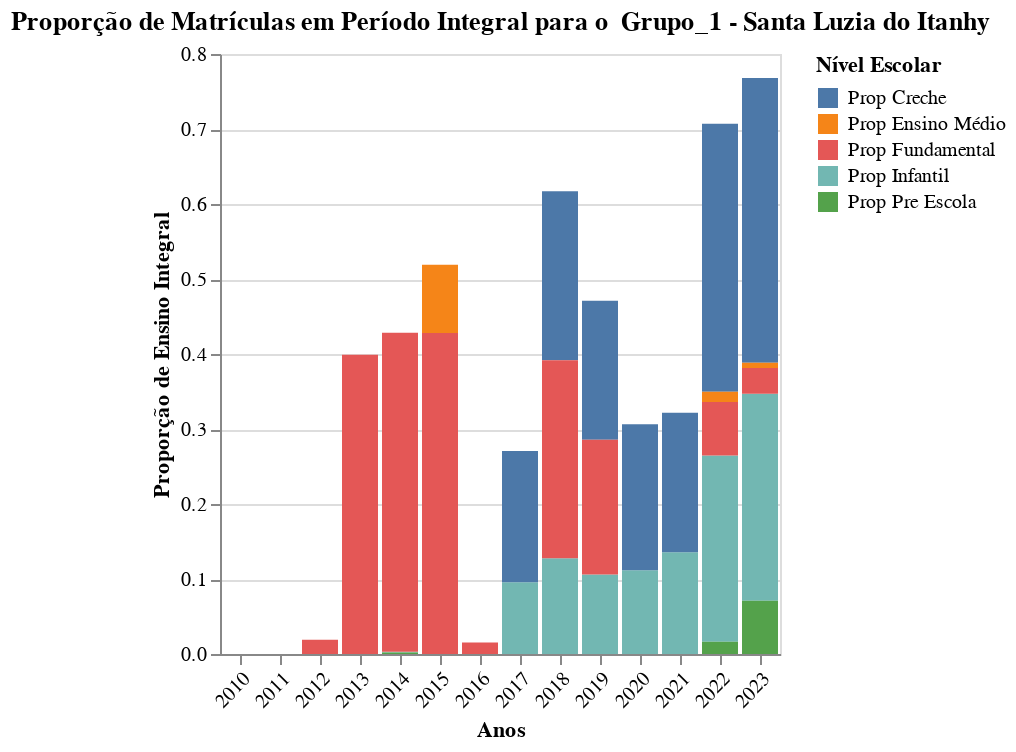
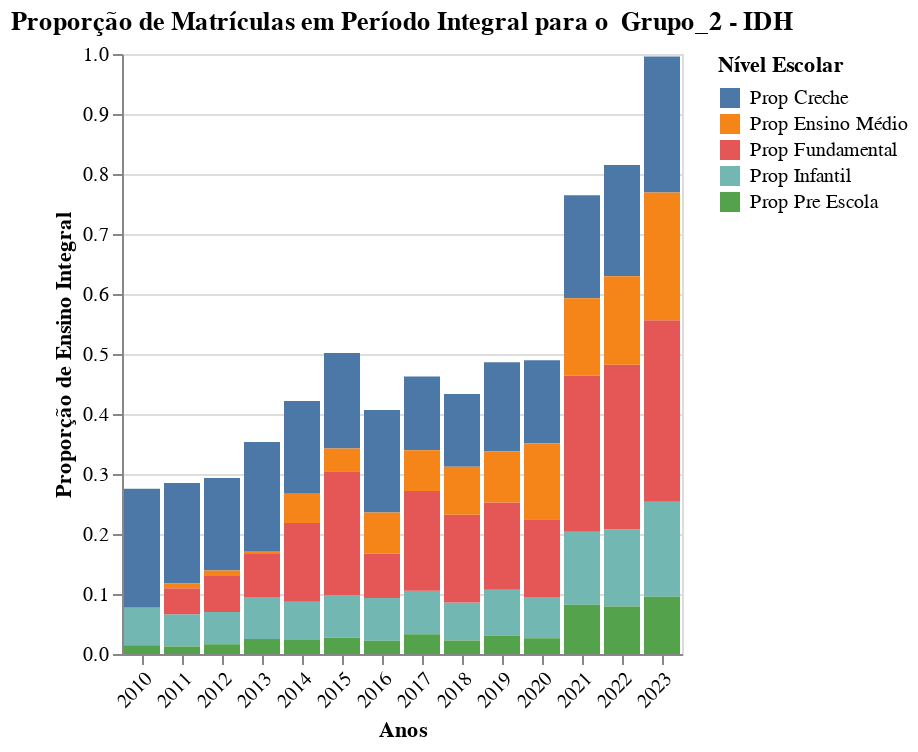

Notebook source saved alongside these figures, in order:
### Code cell
# Filter columns starting with 'Prop', the `ano` column, and include the index levels
df_prop_group = df.filter(regex='Prop|^ano').reset_index() 

# Group by `ano` and the `grupo` index level (not a column anymore), calculate mean for 'Prop' columns
df_prop_group_mean = df_prop_group.groupby(['ano', 'grupo']).mean().reset_index() 

# Melt the DataFrame to long format for plotting
df_prop_group_mean_long = df_prop_group_mean.melt(id_vars=['ano', 'grupo'], var_name='Material Type', value_name='Proportion')

# Get the unique groups from the DataFrame
unique_groups = df_prop_group_mean_long['grupo'].unique()

# Crie o dicionário de mapeamento (substitua pelos seus rótulos desejados)
label_map = {
    'Prop_QT_MAT_FUND': 'Prop Fundamental',
    'Prop_QT_MAT_INF': 'Prop Infantil',
    'Prop_QT_MAT_INF_CRE': 'Prop Creche',
    'Prop_QT_MAT_INF_PRE': 'Prop Pre Escola',
    'Prop_QT_MAT_MED': 'Prop Ensino Médio',
}

for group in unique_groups:
    group_data = df_prop_group_mean_long[df_prop_group_mean_long['grupo'] == group]

    # Crie a nova coluna com os rótulos personalizados
    group_data['Nível Escolar'] = group_data['Material Type'].map(label_map)

    chart = alt.Chart(group_data).mark_bar().encode(
        x=alt.X('ano:O', axis=alt.Axis(title='Anos', labelAngle=-45)),
        y=alt.Y('Proportion:Q', axis=alt.Axis(title='Proporção de Ensino Integral')),
        color=alt.Color('Nível Escolar:N', legend=alt.Legend(title="Nível Escolar")),  # Use a nova coluna e título personalizado
        tooltip=['ano', 'Nível Escolar', 'Proportion']  
    ).properties(
        title=f'Proporção de Matrículas em Período Integral para o  {group}' 
    )
        
    chart.show()

### Figure 1 — Vega-Lite specification as saved in the notebook (floating-point values rounded to 4 significant figures)
{"config": {"view": {"continuousWidth": 300, "continuousHeight": 300}}, "data": {"name": "data-f9665a6dbc9a3e0d4f7252402489ca92"}, "mark": {"type": "bar"}, "encoding": {"color": {"field": "Nível Escolar", "legend": {"title": "Nível Escolar"}, "type": "nominal"}, "tooltip": [{"field": "ano", "type": "quantitative"}, {"field": "Nível Escolar", "type": "nominal"}, {"field": "Proportion", "type": "quantitative"}], "x": {"axis": {"labelAngle": -45, "title": "Anos"}, "field": "ano", "type": "ordinal"}, "y": {"axis": {"title": "Proporção de Ensino Integral"}, "field": "Proportion", "type": "quantitative"}}, "title": "Proporção de Matrículas em Período Integral para o  Grupo_1 - Santa Luzia do Itanhy", "$schema": "https://vega.github.io/schema/vega-lite/v5.17.0.json", "datasets": {"data-f9665a6dbc9a3e0d4f7252402489ca92": [{"ano": 2010, "grupo": "Grupo_1 - Santa Luzia do Itanhy", "Material Type": "Prop_QT_MAT_INF", "Proportion": 0.0, "Nível Escolar": "Prop Infantil"}, {"ano": 2011, "grupo": "Grupo_1 - Santa Luzia do Itanhy", "Material Type": "Prop_QT_MAT_INF", "Proportion": 0.0, "Nível Escolar": "Prop Infantil"}, {"ano": 2012, "grupo": "Grupo_1 - Santa Luzia do Itanhy", "Material Type": "Prop_QT_MAT_INF", "Proportion": 0.0, "Nível Escolar": "Prop Infantil"}, {"ano": 2013, "grupo": "Grupo_1 - Santa Luzia do Itanhy", "Material Type": "Prop_QT_MAT_INF", "Proportion": 0.0, "Nível Escolar": "Prop Infantil"}, {"ano": 2014, "grupo": "Grupo_1 - Santa Luzia do Itanhy", "Material Type": "Prop_QT_MAT_INF", "Proportion": 0.001073, "Nível Escolar": "Prop Infantil"}, {"ano": 2015, "grupo": "Grupo_1 - Santa Luzia do Itanhy", "Material Type": "Prop_QT_MAT_INF", "Proportion": 0.0, "Nível Escolar": "Prop Infantil"}, {"ano": 2016, "grupo": "Grupo_1 - Santa Luzia do Itanhy", "Material Type": "Prop_QT_MAT_INF", "Proportion": 0.0, "Nível Escolar": "Prop Infantil"}, {"ano": 2017, "grupo": "Grupo_1 - Santa Luzia do Itanhy", "Material Type": "Prop_QT_MAT_INF", "Proportion": 0.09556, "Nível Escolar": "Prop Infantil"}, {"ano": 2018, "grupo": "Grupo_1 - Santa Luzia do Itanhy", "Material Type": "Prop_QT_MAT_INF", "Proportion": 0.1277, "Nível Escolar": "Prop Infantil"}, {"ano": 2019, "grupo": "Grupo_1 - Santa Luzia do Itanhy", "Material Type": "Prop_QT_MAT_INF", "Proportion": 0.1059, "Nível Escolar": "Prop Infantil"}, {"ano": 2020, "grupo": "Grupo_1 - Santa Luzia do Itanhy", "Material Type": "Prop_QT_MAT_INF", "Proportion": 0.1116, "Nível Escolar": "Prop Infantil"}, {"ano": 2021, "grupo": "Grupo_1 - Santa Luzia do Itanhy", "Material Type": "Prop_QT_MAT_INF", "Proportion": 0.1357, "Nível Escolar": "Prop Infantil"}, {"ano": 2022, "grupo": "Grupo_1 - Santa Luzia do Itanhy", "Material Type": "Prop_QT_MAT_INF", "Proportion": 0.2481, "Nível Escolar": "Prop Infantil"}, {"ano": 2023, "grupo": "Grupo_1 - Santa Luzia do Itanhy", "Material Type": "Prop_QT_MAT_INF", "Proportion": 0.2759, "Nível Escolar": "Prop Infantil"}, {"ano": 2010, "grupo": "Grupo_1 - Santa Luzia do Itanhy", "Material Type": "Prop_QT_MAT_INF_CRE", "Proportion": null, "Nível Escolar": "Prop Creche"}, {"ano": 2011, "grupo": "Grupo_1 - Santa Luzia do Itanhy", "Material Type": "Prop_QT_MAT_INF_CRE", "Proportion": null, "Nível Escolar": "Prop Creche"}, {"ano": 2012, "grupo": "Grupo_1 - Santa Luzia do Itanhy", "Material Type": "Prop_QT_MAT_INF_CRE", "Proportion": 0.0, "Nível Escolar": "Prop Creche"}, {"ano": 2013, "grupo": "Grupo_1 - Santa Luzia do Itanhy", "Material Type": "Prop_QT_MAT_INF_CRE", "Proportion": 0.0, "Nível Escolar": "Prop Creche"}, {"ano": 2014, "grupo": "Grupo_1 - Santa Luzia do Itanhy", "Material Type": "Prop_QT_MAT_INF_CRE", "Proportion": 0.0, "Nível Escolar": "Prop Creche"}, {"ano": 2015, "grupo": "Grupo_1 - Santa Luzia do Itanhy", "Material Type": "Prop_QT_MAT_INF_CRE", "Proportion": 0.0, "Nível Escolar": "Prop Creche"}, {"ano": 2016, "grupo": "Grupo_1 - Santa Luzia do Itanhy", "Material Type": "Prop_QT_MAT_INF_CRE", "Proportion": 0.0, "Nível Escolar": "Prop Creche"}, {"ano": 2017, "grupo": "Grupo_1 - Santa Luzia do Itanhy", "Material Type": "Prop_QT_MAT_INF_CRE", "Proportion": 0.1752, "Nível Escolar": "Prop Creche"}, {"ano": 2018, "grupo": "Grupo_1 - Santa Luzia do Itanhy", "Material Type": "Prop_QT_MAT_INF_CRE", "Proportion": 0.2253, "Nível Escolar": "Prop Creche"}, {"ano": 2019, "grupo": "Grupo_1 - Santa Luzia do Itanhy", "Material Type": "Prop_QT_MAT_INF_CRE", "Proportion": 0.1854, "Nível Escolar": "Prop Creche"}, {"ano": 2020, "grupo": "Grupo_1 - Santa Luzia do Itanhy", "Material Type": "Prop_QT_MAT_INF_CRE", "Proportion": 0.1947, "Nível Escolar": "Prop Creche"}, {"ano": 2021, "grupo": "Grupo_1 - Santa Luzia do Itanhy", "Material Type": "Prop_QT_MAT_INF_CRE", "Proportion": 0.186, "Nível Escolar": "Prop Creche"}, {"ano": 2022, "grupo": "Grupo_1 - Santa Luzia do Itanhy", "Material Type": "Prop_QT_MAT_INF_CRE", "Proportion": 0.3574, "Nível Escolar": "Prop Creche"}, {"ano": 2023, "grupo": "Grupo_1 - Santa Luzia do Itanhy", "Material Type": "Prop_QT_MAT_INF_CRE", "Proportion": 0.3798, "Nível Escolar": "Prop Creche"}, {"ano": 2010, "grupo": "Grupo_1 - Santa Luzia do Itanhy", "Material Type": "Prop_QT_MAT_INF_PRE", "Proportion": 0.0, "Nível Escolar": "Prop Pre Escola"}, {"ano": 2011, "grupo": "Grupo_1 - Santa Luzia do Itanhy", "Material Type": "Prop_QT_MAT_INF_PRE", "Proportion": 0.0, "Nível Escolar": "Prop Pre Escola"}, {"ano": 2012, "grupo": "Grupo_1 - Santa Luzia do Itanhy", "Material Type": "Prop_QT_MAT_INF_PRE", "Proportion": 0.0, "Nível Escolar": "Prop Pre Escola"}, {"ano": 2013, "grupo": "Grupo_1 - Santa Luzia do Itanhy", "Material Type": "Prop_QT_MAT_INF_PRE", "Proportion": 0.0, "Nível Escolar": "Prop Pre Escola"}, {"ano": 2014, "grupo": "Grupo_1 - Santa Luzia do Itanhy", "Material Type": "Prop_QT_MAT_INF_PRE", "Proportion": 0.001984, "Nível Escolar": "Prop Pre Escola"}, {"ano": 2015, "grupo": "Grupo_1 - Santa Luzia do Itanhy", "Material Type": "Prop_QT_MAT_INF_PRE", "Proportion": 0.0, "Nível Escolar": "Prop Pre Escola"}, {"ano": 2016, "grupo": "Grupo_1 - Santa Luzia do Itanhy", "Material Type": "Prop_QT_MAT_INF_PRE", "Proportion": 0.0, "Nível Escolar": "Prop Pre Escola"}, {"ano": 2017, "grupo": "Grupo_1 - Santa Luzia do Itanhy", "Material Type": "Prop_QT_MAT_INF_PRE", "Proportion": 0.0, "Nível Escolar": "Prop Pre Escola"}, {"ano": 2018, "grupo": "Grupo_1 - Santa Luzia do Itanhy", "Material Type": "Prop_QT_MAT_INF_PRE", "Proportion": 0.0, "Nível Escolar": "Prop Pre Escola"}, {"ano": 2019, "grupo": "Grupo_1 - Santa Luzia do Itanhy", "Material Type": "Prop_QT_MAT_INF_PRE", "Proportion": 0.0, "Nível Escolar": "Prop Pre Escola"}, {"ano": 2020, "grupo": "Grupo_1 - Santa Luzia do Itanhy", "Material Type": "Prop_QT_MAT_INF_PRE", "Proportion": 0.0, "Nível Escolar": "Prop Pre Escola"}, {"ano": 2021, "grupo": "Grupo_1 - Santa Luzia do Itanhy", "Material Type": "Prop_QT_MAT_INF_PRE", "Proportion": 0.0, "Nível Escolar": "Prop Pre Escola"}, {"ano": 2022, "grupo": "Grupo_1 - Santa Luzia do Itanhy", "Material Type": "Prop_QT_MAT_INF_PRE", "Proportion": 0.01647, "Nível Escolar": "Prop Pre Escola"}, {"ano": 2023, "grupo": "Grupo_1 - Santa Luzia do Itanhy", "Material Type": "Prop_QT_MAT_INF_PRE", "Proportion": 0.07095, "Nível Escolar": "Prop Pre Escola"}, {"ano": 2010, "grupo": "Grupo_1 - Santa Luzia do Itanhy", "Material Type": "Prop_QT_MAT_FUND", "Proportion": 0.0, "Nível Escolar": "Prop Fundamental"}, {"ano": 2011, "grupo": "Grupo_1 - Santa Luzia do Itanhy", "Material Type": "Prop_QT_MAT_FUND", "Proportion": 0.0, "Nível Escolar": "Prop Fundamental"}, {"ano": 2012, "grupo": "Grupo_1 - Santa Luzia do Itanhy", "Material Type": "Prop_QT_MAT_FUND", "Proportion": 0.01886, "Nível Escolar": "Prop Fundamental"}, {"ano": 2013, "grupo": "Grupo_1 - Santa Luzia do Itanhy", "Material Type": "Prop_QT_MAT_FUND", "Proportion": 0.399, "Nível Escolar": "Prop Fundamental"}, {"ano": 2014, "grupo": "Grupo_1 - Santa Luzia do Itanhy", "Material Type": "Prop_QT_MAT_FUND", "Proportion": 0.4251, "Nível Escolar": "Prop Fundamental"}, {"ano": 2015, "grupo": "Grupo_1 - Santa Luzia do Itanhy", "Material Type": "Prop_QT_MAT_FUND", "Proportion": 0.4281, "Nível Escolar": "Prop Fundamental"}, {"ano": 2016, "grupo": "Grupo_1 - Santa Luzia do Itanhy", "Material Type": "Prop_QT_MAT_FUND", "Proportion": 0.01543, "Nível Escolar": "Prop Fundamental"}, {"ano": 2017, "grupo": "Grupo_1 - Santa Luzia do Itanhy", "Material Type": "Prop_QT_MAT_FUND", "Proportion": 0.0, "Nível Escolar": "Prop Fundamental"}, {"ano": 2018, "grupo": "Grupo_1 - Santa Luzia do Itanhy", "Material Type": "Prop_QT_MAT_FUND", "Proportion": 0.2641, "Nível Escolar": "Prop Fundamental"}, {"ano": 2019, "grupo": "Grupo_1 - Santa Luzia do Itanhy", "Material Type": "Prop_QT_MAT_FUND", "Proportion": 0.1797, "Nível Escolar": "Prop Fundamental"}, {"ano": 2020, "grupo": "Grupo_1 - Santa Luzia do Itanhy", "Material Type": "Prop_QT_MAT_FUND", "Proportion": 0.0, "Nível Escolar": "Prop Fundamental"}, {"ano": 2021, "grupo": "Grupo_1 - Santa Luzia do Itanhy", "Material Type": "Prop_QT_MAT_FUND", "Proportion": 0.0, "Nível Escolar": "Prop Fundamental"}, {"ano": 2022, "grupo": "Grupo_1 - Santa Luzia do Itanhy", "Material Type": "Prop_QT_MAT_FUND", "Proportion": 0.07137, "Nível Escolar": "Prop Fundamental"}, {"ano": 2023, "grupo": "Grupo_1 - Santa Luzia do Itanhy", "Material Type": "Prop_QT_MAT_FUND", "Proportion": 0.03445, "Nível Escolar": "Prop Fundamental"}, {"ano": 2010, "grupo": "Grupo_1 - Santa Luzia do Itanhy", "Material Type": "Prop_QT_MAT_MED", "Proportion": 0.0, "Nível Escolar": "Prop Ensino Médio"}, {"ano": 2011, "grupo": "Grupo_1 - Santa Luzia do Itanhy", "Material Type": "Prop_QT_MAT_MED", "Proportion": 0.0, "Nível Escolar": "Prop Ensino Médio"}, {"ano": 2012, "grupo": "Grupo_1 - Santa Luzia do Itanhy", "Material Type": "Prop_QT_MAT_MED", "Proportion": 0.0, "Nível Escolar": "Prop Ensino Médio"}, {"ano": 2013, "grupo": "Grupo_1 - Santa Luzia do Itanhy", "Material Type": "Prop_QT_MAT_MED", "Proportion": 0.0, "Nível Escolar": "Prop Ensino Médio"}, {"ano": 2014, "grupo": "Grupo_1 - Santa Luzia do Itanhy", "Material Type": "Prop_QT_MAT_MED", "Proportion": 0.0, "Nível Escolar": "Prop Ensino Médio"}, {"ano": 2015, "grupo": "Grupo_1 - Santa Luzia do Itanhy", "Material Type": "Prop_QT_MAT_MED", "Proportion": 0.09091, "Nível Escolar": "Prop Ensino Médio"}, {"ano": 2016, "grupo": "Grupo_1 - Santa Luzia do Itanhy", "Material Type": "Prop_QT_MAT_MED", "Proportion": 0.0, "Nível Escolar": "Prop Ensino Médio"}, {"ano": 2017, "grupo": "Grupo_1 - Santa Luzia do Itanhy", "Material Type": "Prop_QT_MAT_MED", "Proportion": 0.0, "Nível Escolar": "Prop Ensino Médio"}, {"ano": 2018, "grupo": "Grupo_1 - Santa Luzia do Itanhy", "Material Type": "Prop_QT_MAT_MED", "Proportion": 0.0, "Nível Escolar": "Prop Ensino Médio"}, {"ano": 2019, "grupo": "Grupo_1 - Santa Luzia do Itanhy", "Material Type": "Prop_QT_MAT_MED", "Proportion": 0.0, "Nível Escolar": "Prop Ensino Médio"}, {"ano": 2020, "grupo": "Grupo_1 - Santa Luzia do Itanhy", "Material Type": "Prop_QT_MAT_MED", "Proportion": 0.0, "Nível Escolar": "Prop Ensino Médio"}, {"ano": 2021, "grupo": "Grupo_1 - Santa Luzia do Itanhy", "Material Type": "Prop_QT_MAT_MED", "Proportion": 0.0, "Nível Escolar": "Prop Ensino Médio"}, {"ano": 2022, "grupo": "Grupo_1 - Santa Luzia do Itanhy", "Material Type": "Prop_QT_MAT_MED", "Proportion": 0.01379, "Nível Escolar": "Prop Ensino Médio"}, {"ano": 2023, "grupo": "Grupo_1 - Santa Luzia do Itanhy", "Material Type": "Prop_QT_MAT_MED", "Proportion": 0.006897, "Nível Escolar": "Prop Ensino Médio"}]}}

### Figure 2 — Vega-Lite specification as saved in the notebook (floating-point values rounded to 4 significant figures)
{"config": {"view": {"continuousWidth": 300, "continuousHeight": 300}}, "data": {"name": "data-ac738ab0e0c768527b7a759ff3b65b14"}, "mark": {"type": "bar"}, "encoding": {"color": {"field": "Nível Escolar", "legend": {"title": "Nível Escolar"}, "type": "nominal"}, "tooltip": [{"field": "ano", "type": "quantitative"}, {"field": "Nível Escolar", "type": "nominal"}, {"field": "Proportion", "type": "quantitative"}], "x": {"axis": {"labelAngle": -45, "title": "Anos"}, "field": "ano", "type": "ordinal"}, "y": {"axis": {"title": "Proporção de Ensino Integral"}, "field": "Proportion", "type": "quantitative"}}, "title": "Proporção de Matrículas em Período Integral para o  Grupo_2 - IDH", "$schema": "https://vega.github.io/schema/vega-lite/v5.17.0.json", "datasets": {"data-ac738ab0e0c768527b7a759ff3b65b14": [{"ano": 2010, "grupo": "Grupo_2 - IDH", "Material Type": "Prop_QT_MAT_INF", "Proportion": 0.06249, "Nível Escolar": "Prop Infantil"}, {"ano": 2011, "grupo": "Grupo_2 - IDH", "Material Type": "Prop_QT_MAT_INF", "Proportion": 0.05376, "Nível Escolar": "Prop Infantil"}, {"ano": 2012, "grupo": "Grupo_2 - IDH", "Material Type": "Prop_QT_MAT_INF", "Proportion": 0.05401, "Nível Escolar": "Prop Infantil"}, {"ano": 2013, "grupo": "Grupo_2 - IDH", "Material Type": "Prop_QT_MAT_INF", "Proportion": 0.07003, "Nível Escolar": "Prop Infantil"}, {"ano": 2014, "grupo": "Grupo_2 - IDH", "Material Type": "Prop_QT_MAT_INF", "Proportion": 0.06353, "Nível Escolar": "Prop Infantil"}, {"ano": 2015, "grupo": "Grupo_2 - IDH", "Material Type": "Prop_QT_MAT_INF", "Proportion": 0.07088, "Nível Escolar": "Prop Infantil"}, {"ano": 2016, "grupo": "Grupo_2 - IDH", "Material Type": "Prop_QT_MAT_INF", "Proportion": 0.07152, "Nível Escolar": "Prop Infantil"}, {"ano": 2017, "grupo": "Grupo_2 - IDH", "Material Type": "Prop_QT_MAT_INF", "Proportion": 0.07246, "Nível Escolar": "Prop Infantil"}, {"ano": 2018, "grupo": "Grupo_2 - IDH", "Material Type": "Prop_QT_MAT_INF", "Proportion": 0.06306, "Nível Escolar": "Prop Infantil"}, {"ano": 2019, "grupo": "Grupo_2 - IDH", "Material Type": "Prop_QT_MAT_INF", "Proportion": 0.07632, "Nível Escolar": "Prop Infantil"}, {"ano": 2020, "grupo": "Grupo_2 - IDH", "Material Type": "Prop_QT_MAT_INF", "Proportion": 0.06844, "Nível Escolar": "Prop Infantil"}, {"ano": 2021, "grupo": "Grupo_2 - IDH", "Material Type": "Prop_QT_MAT_INF", "Proportion": 0.1219, "Nível Escolar": "Prop Infantil"}, {"ano": 2022, "grupo": "Grupo_2 - IDH", "Material Type": "Prop_QT_MAT_INF", "Proportion": 0.1286, "Nível Escolar": "Prop Infantil"}, {"ano": 2023, "grupo": "Grupo_2 - IDH", "Material Type": "Prop_QT_MAT_INF", "Proportion": 0.1585, "Nível Escolar": "Prop Infantil"}, {"ano": 2010, "grupo": "Grupo_2 - IDH", "Material Type": "Prop_QT_MAT_INF_CRE", "Proportion": 0.1971, "Nível Escolar": "Prop Creche"}, {"ano": 2011, "grupo": "Grupo_2 - IDH", "Material Type": "Prop_QT_MAT_INF_CRE", "Proportion": 0.1673, "Nível Escolar": "Prop Creche"}, {"ano": 2012, "grupo": "Grupo_2 - IDH", "Material Type": "Prop_QT_MAT_INF_CRE", "Proportion": 0.1541, "Nível Escolar": "Prop Creche"}, {"ano": 2013, "grupo": "Grupo_2 - IDH", "Material Type": "Prop_QT_MAT_INF_CRE", "Proportion": 0.1829, "Nível Escolar": "Prop Creche"}, {"ano": 2014, "grupo": "Grupo_2 - IDH", "Material Type": "Prop_QT_MAT_INF_CRE", "Proportion": 0.1549, "Nível Escolar": "Prop Creche"}, {"ano": 2015, "grupo": "Grupo_2 - IDH", "Material Type": "Prop_QT_MAT_INF_CRE", "Proportion": 0.1594, "Nível Escolar": "Prop Creche"}, {"ano": 2016, "grupo": "Grupo_2 - IDH", "Material Type": "Prop_QT_MAT_INF_CRE", "Proportion": 0.1708, "Nível Escolar": "Prop Creche"}, {"ano": 2017, "grupo": "Grupo_2 - IDH", "Material Type": "Prop_QT_MAT_INF_CRE", "Proportion": 0.1231, "Nível Escolar": "Prop Creche"}, {"ano": 2018, "grupo": "Grupo_2 - IDH", "Material Type": "Prop_QT_MAT_INF_CRE", "Proportion": 0.1213, "Nível Escolar": "Prop Creche"}, {"ano": 2019, "grupo": "Grupo_2 - IDH", "Material Type": "Prop_QT_MAT_INF_CRE", "Proportion": 0.1486, "Nível Escolar": "Prop Creche"}, {"ano": 2020, "grupo": "Grupo_2 - IDH", "Material Type": "Prop_QT_MAT_INF_CRE", "Proportion": 0.1383, "Nível Escolar": "Prop Creche"}, {"ano": 2021, "grupo": "Grupo_2 - IDH", "Material Type": "Prop_QT_MAT_INF_CRE", "Proportion": 0.1716, "Nível Escolar": "Prop Creche"}, {"ano": 2022, "grupo": "Grupo_2 - IDH", "Material Type": "Prop_QT_MAT_INF_CRE", "Proportion": 0.1853, "Nível Escolar": "Prop Creche"}, {"ano": 2023, "grupo": "Grupo_2 - IDH", "Material Type": "Prop_QT_MAT_INF_CRE", "Proportion": 0.2267, "Nível Escolar": "Prop Creche"}, {"ano": 2010, "grupo": "Grupo_2 - IDH", "Material Type": "Prop_QT_MAT_INF_PRE", "Proportion": 0.01449, "Nível Escolar": "Prop Pre Escola"}, {"ano": 2011, "grupo": "Grupo_2 - IDH", "Material Type": "Prop_QT_MAT_INF_PRE", "Proportion": 0.01236, "Nível Escolar": "Prop Pre Escola"}, {"ano": 2012, "grupo": "Grupo_2 - IDH", "Material Type": "Prop_QT_MAT_INF_PRE", "Proportion": 0.0161, "Nível Escolar": "Prop Pre Escola"}, {"ano": 2013, "grupo": "Grupo_2 - IDH", "Material Type": "Prop_QT_MAT_INF_PRE", "Proportion": 0.02515, "Nível Escolar": "Prop Pre Escola"}, {"ano": 2014, "grupo": "Grupo_2 - IDH", "Material Type": "Prop_QT_MAT_INF_PRE", "Proportion": 0.02353, "Nível Escolar": "Prop Pre Escola"}, {"ano": 2015, "grupo": "Grupo_2 - IDH", "Material Type": "Prop_QT_MAT_INF_PRE", "Proportion": 0.0271, "Nível Escolar": "Prop Pre Escola"}, {"ano": 2016, "grupo": "Grupo_2 - IDH", "Material Type": "Prop_QT_MAT_INF_PRE", "Proportion": 0.02194, "Nível Escolar": "Prop Pre Escola"}, {"ano": 2017, "grupo": "Grupo_2 - IDH", "Material Type": "Prop_QT_MAT_INF_PRE", "Proportion": 0.03307, "Nível Escolar": "Prop Pre Escola"}, {"ano": 2018, "grupo": "Grupo_2 - IDH", "Material Type": "Prop_QT_MAT_INF_PRE", "Proportion": 0.02257, "Nível Escolar": "Prop Pre Escola"}, {"ano": 2019, "grupo": "Grupo_2 - IDH", "Material Type": "Prop_QT_MAT_INF_PRE", "Proportion": 0.03069, "Nível Escolar": "Prop Pre Escola"}, {"ano": 2020, "grupo": "Grupo_2 - IDH", "Material Type": "Prop_QT_MAT_INF_PRE", "Proportion": 0.02637, "Nível Escolar": "Prop Pre Escola"}, {"ano": 2021, "grupo": "Grupo_2 - IDH", "Material Type": "Prop_QT_MAT_INF_PRE", "Proportion": 0.08189, "Nível Escolar": "Prop Pre Escola"}, {"ano": 2022, "grupo": "Grupo_2 - IDH", "Material Type": "Prop_QT_MAT_INF_PRE", "Proportion": 0.07923, "Nível Escolar": "Prop Pre Escola"}, {"ano": 2023, "grupo": "Grupo_2 - IDH", "Material Type": "Prop_QT_MAT_INF_PRE", "Proportion": 0.09541, "Nível Escolar": "Prop Pre Escola"}, {"ano": 2010, "grupo": "Grupo_2 - IDH", "Material Type": "Prop_QT_MAT_FUND", "Proportion": 0.001444, "Nível Escolar": "Prop Fundamental"}, {"ano": 2011, "grupo": "Grupo_2 - IDH", "Material Type": "Prop_QT_MAT_FUND", "Proportion": 0.04351, "Nível Escolar": "Prop Fundamental"}, {"ano": 2012, "grupo": "Grupo_2 - IDH", "Material Type": "Prop_QT_MAT_FUND", "Proportion": 0.06, "Nível Escolar": "Prop Fundamental"}, {"ano": 2013, "grupo": "Grupo_2 - IDH", "Material Type": "Prop_QT_MAT_FUND", "Proportion": 0.07149, "Nível Escolar": "Prop Fundamental"}, {"ano": 2014, "grupo": "Grupo_2 - IDH", "Material Type": "Prop_QT_MAT_FUND", "Proportion": 0.1313, "Nível Escolar": "Prop Fundamental"}, {"ano": 2015, "grupo": "Grupo_2 - IDH", "Material Type": "Prop_QT_MAT_FUND", "Proportion": 0.2066, "Nível Escolar": "Prop Fundamental"}, {"ano": 2016, "grupo": "Grupo_2 - IDH", "Material Type": "Prop_QT_MAT_FUND", "Proportion": 0.07375, "Nível Escolar": "Prop Fundamental"}, {"ano": 2017, "grupo": "Grupo_2 - IDH", "Material Type": "Prop_QT_MAT_FUND", "Proportion": 0.1659, "Nível Escolar": "Prop Fundamental"}, {"ano": 2018, "grupo": "Grupo_2 - IDH", "Material Type": "Prop_QT_MAT_FUND", "Proportion": 0.1466, "Nível Escolar": "Prop Fundamental"}, {"ano": 2019, "grupo": "Grupo_2 - IDH", "Material Type": "Prop_QT_MAT_FUND", "Proportion": 0.1457, "Nível Escolar": "Prop Fundamental"}, {"ano": 2020, "grupo": "Grupo_2 - IDH", "Material Type": "Prop_QT_MAT_FUND", "Proportion": 0.1296, "Nível Escolar": "Prop Fundamental"}, {"ano": 2021, "grupo": "Grupo_2 - IDH", "Material Type": "Prop_QT_MAT_FUND", "Proportion": 0.2606, "Nível Escolar": "Prop Fundamental"}, {"ano": 2022, "grupo": "Grupo_2 - IDH", "Material Type": "Prop_QT_MAT_FUND", "Proportion": 0.2743, "Nível Escolar": "Prop Fundamental"}, {"ano": 2023, "grupo": "Grupo_2 - IDH", "Material Type": "Prop_QT_MAT_FUND", "Proportion": 0.3025, "Nível Escolar": "Prop Fundamental"}, {"ano": 2010, "grupo": "Grupo_2 - IDH", "Material Type": "Prop_QT_MAT_MED", "Proportion": 0.0, "Nível Escolar": "Prop Ensino Médio"}, {"ano": 2011, "grupo": "Grupo_2 - IDH", "Material Type": "Prop_QT_MAT_MED", "Proportion": 0.007978, "Nível Escolar": "Prop Ensino Médio"}, {"ano": 2012, "grupo": "Grupo_2 - IDH", "Material Type": "Prop_QT_MAT_MED", "Proportion": 0.009096, "Nível Escolar": "Prop Ensino Médio"}, {"ano": 2013, "grupo": "Grupo_2 - IDH", "Material Type": "Prop_QT_MAT_MED", "Proportion": 0.003706, "Nível Escolar": "Prop Ensino Médio"}, {"ano": 2014, "grupo": "Grupo_2 - IDH", "Material Type": "Prop_QT_MAT_MED", "Proportion": 0.04853, "Nível Escolar": "Prop Ensino Médio"}, {"ano": 2015, "grupo": "Grupo_2 - IDH", "Material Type": "Prop_QT_MAT_MED", "Proportion": 0.03782, "Nível Escolar": "Prop Ensino Médio"}, {"ano": 2016, "grupo": "Grupo_2 - IDH", "Material Type": "Prop_QT_MAT_MED", "Proportion": 0.06881, "Nível Escolar": "Prop Ensino Médio"}, {"ano": 2017, "grupo": "Grupo_2 - IDH", "Material Type": "Prop_QT_MAT_MED", "Proportion": 0.06816, "Nível Escolar": "Prop Ensino Médio"}, {"ano": 2018, "grupo": "Grupo_2 - IDH", "Material Type": "Prop_QT_MAT_MED", "Proportion": 0.07999, "Nível Escolar": "Prop Ensino Médio"}, {"ano": 2019, "grupo": "Grupo_2 - IDH", "Material Type": "Prop_QT_MAT_MED", "Proportion": 0.08501, "Nível Escolar": "Prop Ensino Médio"}, {"ano": 2020, "grupo": "Grupo_2 - IDH", "Material Type": "Prop_QT_MAT_MED", "Proportion": 0.127, "Nível Escolar": "Prop Ensino Médio"}, {"ano": 2021, "grupo": "Grupo_2 - IDH", "Material Type": "Prop_QT_MAT_MED", "Proportion": 0.1287, "Nível Escolar": "Prop Ensino Médio"}, {"ano": 2022, "grupo": "Grupo_2 - IDH", "Material Type": "Prop_QT_MAT_MED", "Proportion": 0.1477, "Nível Escolar": "Prop Ensino Médio"}, {"ano": 2023, "grupo": "Grupo_2 - IDH", "Material Type": "Prop_QT_MAT_MED", "Proportion": 0.2129, "Nível Escolar": "Prop Ensino Médio"}]}}
